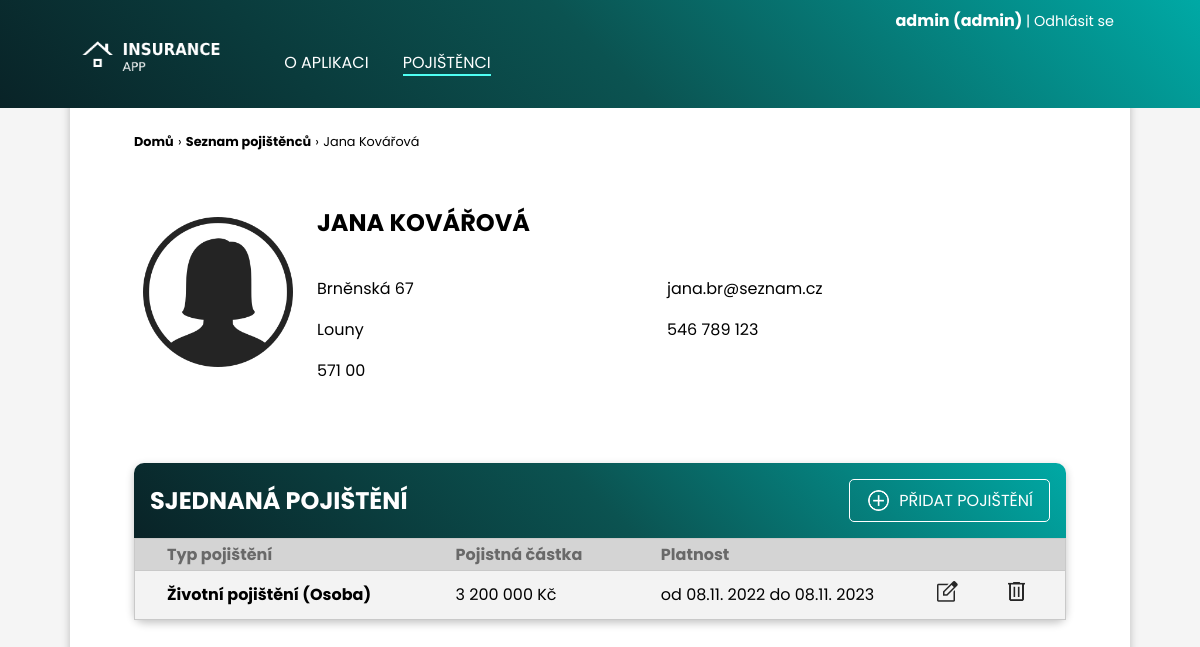
/pojistenci/18/ (signed in), run on an earlier commit of the app's database.
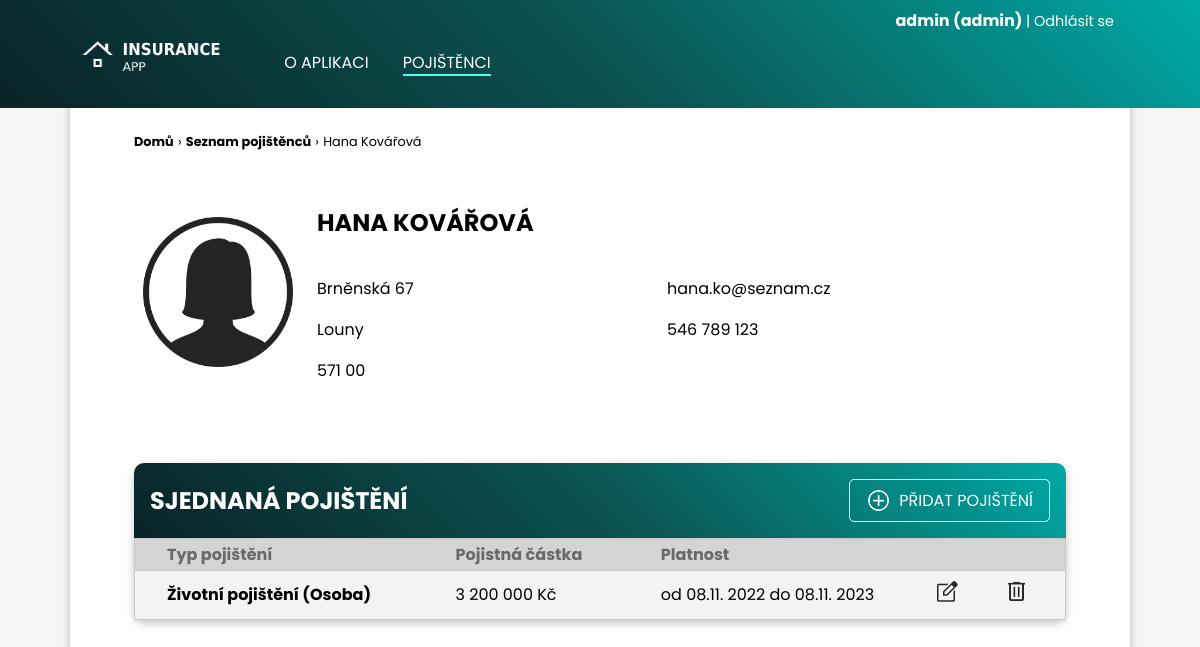
And on a later commit of the database.
### clients/models.py (models this page shows, shortened)
class Client(models.Model):
    name = models.CharField(max_length=200, verbose_name="Jméno")
    surname = models.CharField(max_length=200, verbose_name="Příjmení")
    street_address = models.CharField(max_length=200, verbose_name="Ulice a číslo popisné")
    city = models.CharField(max_length=100, verbose_name="Město")
    postal_code = models.CharField(max_length=6, verbose_name="Poštovní směrovací číslo")
    email = models.EmailField(max_length=200, verbose_name="Email")
    phone_number = models.CharField(max_length=16, verbose_name="Telefon")

### clients/views.py (the view)
# urls.py: path("pojistenci/<int:pk>/", views.client_detail, name="client-detail"),
@login_required
def client_detail(request, pk):
    client = Client.objects.get(id=pk)
    insurances = Insurance.objects.filter(client_id=pk)
    print(insurances)
    return render(request, "clients/client_detail.html", {
        "client": client,
        "insurances": insurances
    })

### clients/models.py (called while the page is built)
    def __str__(self):
        return f"{self.insurance_type}: {self.subject}, {self.amount}"

### clients/templates/clients/client_detail.html (shortened to what this page needs)
{% extends 'clients/layout.html' %}
{% load static %}
{% block navigation %}
<li><a  href="{% url 'clients:index' %}">O&nbsp;aplikaci</a></li>
<li><a class="active" href="{% url 'clients:list-all-clients' %}">Pojištěnci</a></li>
{% endblock navigation %}
{% block section %}
    <div class="page-path">
        <a href="{% url 'clients:index' %}">Domů</a>
        <p>&rsaquo;</p>
        <a href="{% url 'clients:list-all-clients' %}">Seznam pojištěnců</a> <p>&rsaquo;</p>
        <p> {{ client.name }} {{ client.surname }}</p>
    </div>
    <div class="client-detail">
        {% if client.surname|slice:"-1:" == "á" %}
        <img class="client-detail-portrait" src="{% static 'clients/user_female_icon.png' %}" height="150px" alt="">
        {% else %}
        <img class="client-detail-portrait" src="{% static 'clients/user_male_icon.png' %}" height="150px" alt="">
        {% endif %}
        <h2 id="client-detail-name">{{ client.name }} {{ client.surname }}</h2>
        <div id="client-detail-address">
            <p>{{ client.street_address }}</p>
            <p>{{ client.city }}</p>
            <p>{{ client.postal_code }}</p>
        </div>
        <div id="client-detail-contact">
            <p>{{ client.email }}</p>
            <p>{{ client.phone_number }}</p>
        </div>
    </div>
    <div class="table-content-box">
        <div class="content-box-header table-header">
            <h2>Sjednaná pojištění</h2>
            {% if user.is_staff %}
            <a href="{% url 'clients:create-insurance' pk=client.id %}"><img src="{% static 'clients/add_circle_blue.png' %}" alt="add circle" height="25px">PŘIDAT POJIŠTĚNÍ</a>
            {% endif %}
        </div>
        <div class="custom-table">
            <table>
                {% if insurances|length > 0 %}
                <tr>
                    <th>Typ pojištění</th>
                    <th>Pojistná částka</th>
                    <th>Platnost</th>
                    <th></th>
                    <th></th>
                </tr>
                {% endif %}
                {% for insurance in insurances %}
                <tr>
                    <td><a href="{% url 'clients:insurance-detail' pk=client.id id=insurance.id %}">{{ insurance.get_insurance_type_display }} ({{ insurance.subject }})</a></td>
                    <td>{{ insurance.amount }} Kč</td>
                    <td>od {{ insurance.date_from|date:"d.m. Y" }} do {{ insurance.date_to|date:"d.m. Y" }}</td>
                    {% if user.is_staff %}
                    <td class="table-button"><a href="{% url 'clients:edit-insurance' pk=client.id id=insurance.id %}"><img src="{% static 'clients/edit.png' %}" height="25px" alt="edit" title="upravit"></a></td>
                    <td class="table-button"><a href="{% url 'clients:delete-insurance' pk=client.id id=insurance.id %}"><img src="{% static 'clients/delete.png' %}" height="25px" alt="delete" title="smazat"></a></td>
                    {% else %}
                    <td></td>
                    <td></td>
                    {% endif %}
                </tr>
                {% empty %}
                    <p class="empty-message">Klient nemá sjednáno žádné pojištění.</p>
                {% endfor %}
            </table>
        </div>
    </div>
{% endblock section %}

What changed in the data, as far as the page shows it:
changed Client "KOVÁŘOVÁ": name "Jana" → "Hana"; name "JANA" → "HANA"; email "jana.br@seznam.cz" → "hana.ko@seznam.cz"
